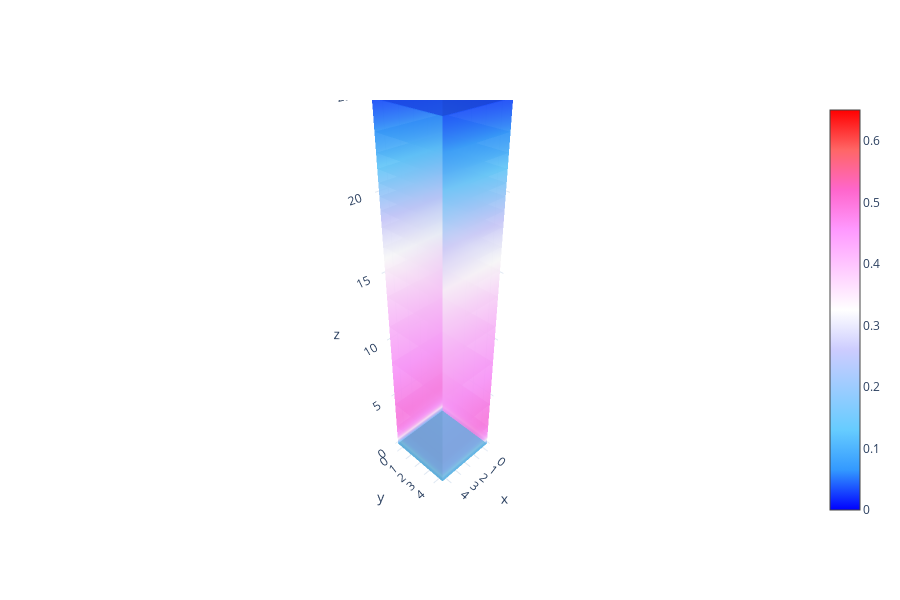

Notebook source saved alongside this figure:
### Code cell
X, Y, Z = np.array(phAr.iloc[:,0]), np.array(phAr.iloc[:,1]), np.array(phAr.iloc[:,2])
vol = np.array(phAr.iloc[:,3])

Lz_max = 25
vol = vol[Z < Lz_max]
X = X[Z < Lz_max]
Y = Y[Z < Lz_max]
Z = Z[Z < Lz_max]

import plotly.graph_objects as go
fig = go.Figure(data=go.Volume(
    x=X, y=Y, z=Z,
    value=vol,
    isomin  =0.0,
    isomax  =0.65,
    opacity =0.75,
    surface_count=20,
    colorscale= 'Picnic' #Blackbody,Bluered,Blues,Cividis,Earth,Electric,Greens,Greys,Hot,Jet,Picnic,Portland,Rainbow,RdBu,Reds,Viridis,YlGnBu,YlOrRd.
    ))
fig.update_layout(scene_xaxis_showticklabels=True,
                  scene_yaxis_showticklabels=True,
                  scene_zaxis_showticklabels=True,
                  scene_aspectmode='data',
                  template='plotly_white', width=900, height=600)
fig.show()

### Figure 1 — Plotly figure (JSON) as saved in the notebook; plotly's stock layout.template omitted (floating-point values rounded to 4 significant figures; data arrays with more than 128 entries replaced by an {"elided": "..."} marker saying what was removed)
{"data": [{"colorscale": [[0, "rgb(0,0,255)"], [0.1, "rgb(51,153,255)"], [0.2, "rgb(102,204,255)"], [0.3, "rgb(153,204,255)"], [0.4, "rgb(204,204,255)"], [0.5, "rgb(255,255,255)"], [0.6, "rgb(255,204,255)"], [0.7, "rgb(255,153,255)"], [0.8, "rgb(255,102,204)"], [0.9, "rgb(255,102,102)"], [1, "rgb(255,0,0)"]], "isomax": 0.65, "isomin": 0, "opacity": 0.75, "surface": {"count": 20}, "type": "volume", "value": {"elided": "40000 float values"}, "x": {"elided": "40000 float values"}, "y": {"elided": "40000 float values"}, "z": {"elided": "40000 float values"}}], "layout": {"height": 600, "scene": {"aspectmode": "data", "aspectratio": {"x": 0.5768, "y": 0.5768, "z": 3.006}, "camera": {"center": {"x": 0, "y": 0, "z": 0}, "eye": {"x": 2.061, "y": 2.061, "z": 2.061}, "projection": {"type": "perspective"}, "up": {"x": 0, "y": 0, "z": 1}}, "xaxis": {"showticklabels": true, "type": "linear"}, "yaxis": {"showticklabels": true, "type": "linear"}, "zaxis": {"showticklabels": true, "type": "linear"}}, "width": 900}}
